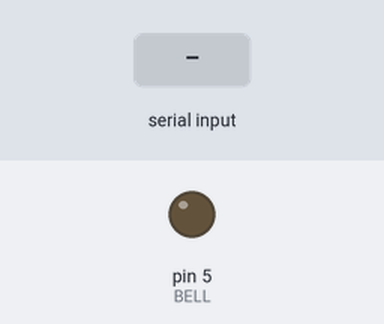
The sketch below on a simulated Arduino Uno, built with avr-gcc and run on an emulated ATmega328P. Shown: output pins drawn as LEDs (lit = HIGH). The test bench sets the inputs (shaded band). What the sketch prints to the serial monitor is not drawn.

Above: at 1.2 s.
1.3 s: "D" received over Serial
Timing chart, 0 to 4.3 s (numbered marks = the images above; inputs shaded):
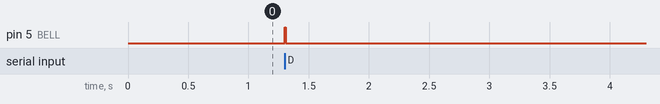

Measured:
- after the input at 1.3 s, pin 5 (BELL): LOW → HIGH at once, → LOW 0.01 s later

The sketch:

bell.ino
```cpp
/*
 * ************ Doorbell Feedback BELL *************
 * requieres pre-paired XBee Radios
 * and the BUTTON program on the receiving end
 * by Rob Faludi http://faludi.com
*/

#define VERSION "1.00a0"

int BELL = 5;

void setup() {
  pinMode(BELL, OUTPUT);
  Serial.begin(9600);
}

void loop() {
  // look for a capital D over the serial port and ring the bell if found
  if (Serial.available() > 0){
    if (Serial.read() == 'D') {
      // send feedback that the message was received
      Serial.print('K');
      // ring the bell briefly
      digitalWrite(BELL, HIGH);
      delay(10);
      digitalWrite(BELL, LOW);
    }
  }

}
```
